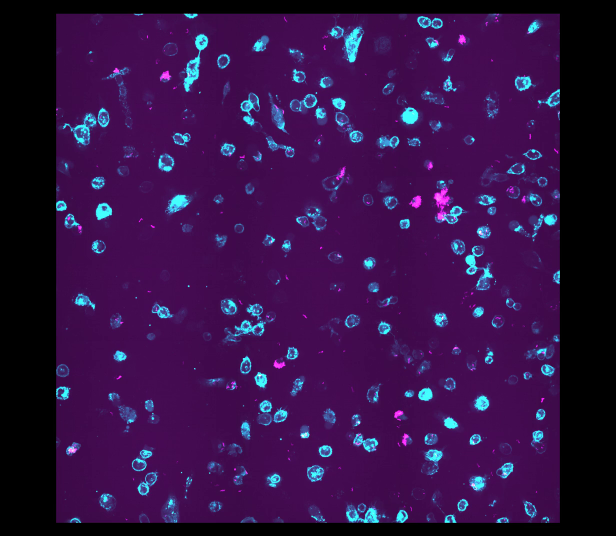
#> input picture frame 9 of viewer/test_3t.mp4, 1232 x 1072 px, given in place of Single_field_Mtb_IPSDM_CTRL_1.avi, which was not available (shown at 1/2 size)
$ jupyter execute --allow-errors sandbox-1.ipynb   (shell and % lines are left out)   (text cells are left out)
#> lines starting #> are read from the running program, lines starting #| are printed output that depends on the picture; pictures that were not available may be replaced by others from this repository, and a replacement may not be noted
[cell 1]
import napari
from octopuslite import DaskOctopusLiteLoader

import numpy as np
import cv2
import os

[cell 2]
cap = cv2.VideoCapture('/mnt/DATA/sandbox/pierre_live_cell_data/shared/Single_field_Mtb_IPSDM_CTRL_1.avi')

ret, frame = cap.read()
#> frame is the input picture: shape (1072, 1232, 3); mean B, G, R 70.3, 18, 52.3
print(ret)
#| True
print(np.shape(frame))
#| (1072, 1232, 3)

[cell 3]
from skimage.io import imshow

[cell 4]
imshow(frame[0])
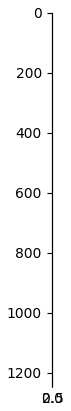
#> figure drawn by matplotlib, 1 panel

[cell 5]
from matplotlib.pyplot import imshow

[cell 6]
frame[0]
#> Out = 1232 rows, first 8: [0, 0, 0], [0, 0, 0], [0, 0, 0], [0, 0, 0], [0, 0, 0], [0, 0, 0], [0, 0, 0], [0, 0, 0]

[cell 7]
frame[...,0]

[cell 8]
imshow(frame[...,0])
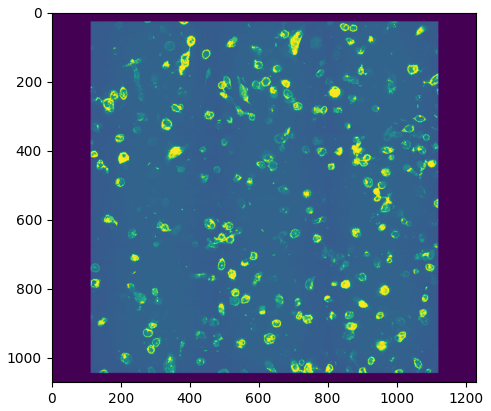
#> figure drawn by matplotlib, 1 panel

[cell 9]
imshow(frame[...,1])
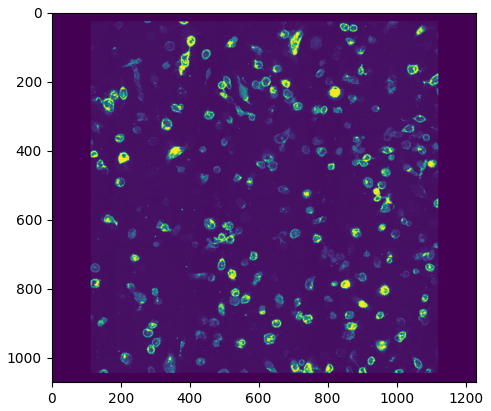
#> figure drawn by matplotlib, 1 panel

[cell 10]
imshow(frame[...,2])
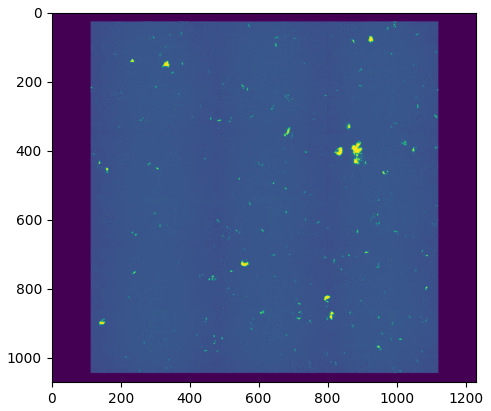
#> figure drawn by matplotlib, 1 panel

[cell 11]
viewer = napari.Viewer()
viewer.add_image(frame[...,1], name="gfp",
                 contrast_limits=[0,255],
                 blending = 'additive', colormap = 'green')

[cell 12]
from skimage.io import imread

#> (a cell that did not finish here is left out)

[cell 14]
viewer = napari.Viewer()
#> (the rest of this cell did not finish here and is left out)

#> (a cell that did not finish here is left out)

[cell 16]
viewer = napari.Viewer()
#> (the rest of this cell did not finish here and is left out)

[cell 17]
viewer = napari.Viewer()

[cell 18]
from tqdm.auto import tqdm
import shutil
import os
import glob
from natsort import natsorted

[cell 19]
len(os.listdir('/run/user/30046150/gvfs/smb-share:server=data.thecrick.org,share=lab-gutierrezm/outputs/light_microscopy/Pierre SANTUCCI/Replication_IPSDM_GFP/Live_Cell_ATB_PS_20210416__2021-04-16T19_09_04-Measurement 1/Images'))

[cell 20]
path = '/run/user/30046150/gvfs/smb-share:server=data.thecrick.org,share=lab-gutierrezm/outputs/light_microscopy/Pierre SANTUCCI/Replication_IPSDM_GFP/Live_Cell_ATB_PS_20210416__2021-04-16T19_09_04-Measurement 1/Images'

[cell 21]

image_fns = glob.glob(path+'/*')[0:100]

[cell 22]

image_fns = glob.glob(path+'/*')

[cell 23]
len(image_fns)

[cell 24]
from hurry.filesize import size, si

[cell 25]

file_size = sum(os.path.getsize(f) for f in image_fns if os.path.isfile(f))

size(file_size, system = si)
#> (this line was passed over: hurry is not available in this run)

[cell 26]
new_dir = '/mnt/DATA/sandbox/pierre_live_cell_data/outputs/Replication_IPSDM_GFP/Images'

[cell 27]
for fn in tqdm(image_fns):
    base_fn = os.path.basename(fn)
    new_fn = os.path.join(new_dir, base_fn)
    if not os.path.exists(new_fn):
        shutil.copy2(fn, new_fn)

[cell 28]
fn

[cell 29]
[os.path.basename(fn) for fn in image_fns if 'r03c03f01p01' in fn]

[cell 30]
new_dir = '/mnt/DATA/sandbox/pierre_live_cell_data/outputs/Replication_IPSDM_GFP/r03c03f01p01'
for fn in tqdm([fn for fn in image_fns if 'r03c03f01p01' in fn]):
    base_fn = os.path.basename(fn)
    new_fn = os.path.join(new_dir, base_fn)
    if not os.path.exists(new_fn):
        shutil.copy2(fn, new_fn)
